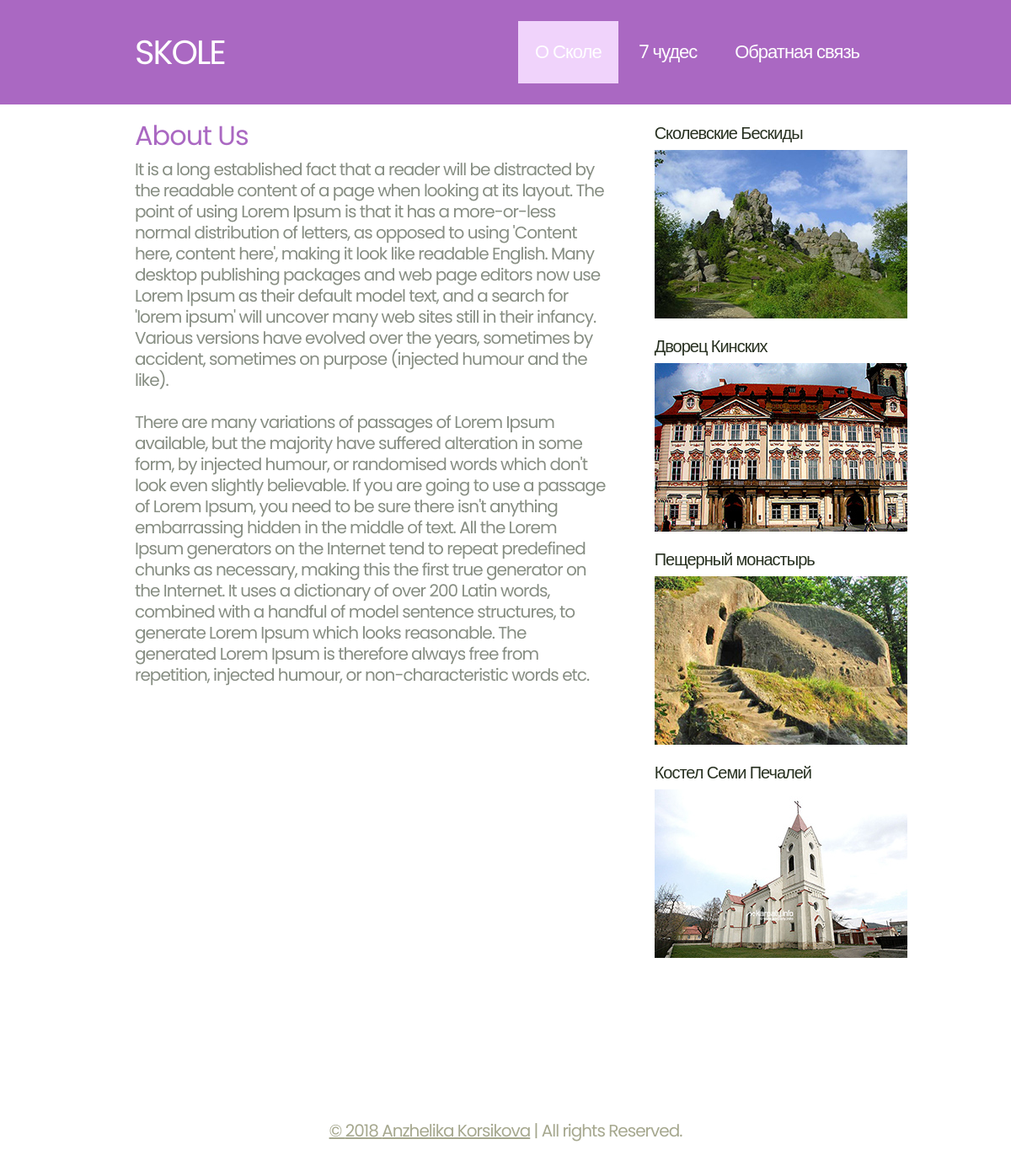
The page /about-us.php on the database its author committed.
### tables this page shows
CREATE TABLE IF NOT EXISTS `mp_pages` (
  `page_id` int(11) NOT NULL AUTO_INCREMENT,
  `page_title` varchar(255) NOT NULL,
  `page_desc` text,
  `meta_keywords` varchar(255) DEFAULT NULL,
  `meta_desc` varchar(255) DEFAULT NULL,
  `sort_order` int(11) NOT NULL DEFAULT '0',
  `parent` varchar(255) NOT NULL DEFAULT '0',
  `status` enum('A','I') NOT NULL DEFAULT 'A',
  `page_alias` varchar(255) DEFAULT NULL,
  PRIMARY KEY (`page_id`),
  UNIQUE KEY `page_name` (`page_alias`)
);

### libs/config.php (called while the page is built, shortened)
<?php
require_once("common_functions.php");
$currentPage = pathinfo($_SERVER['PHP_SELF'], PATHINFO_FILENAME);
?>

### libs/common_functions.php (called while the page is built, shortened)
<?php
function getPageDetailsByName($pageAlias) {
    global $DB;
    $rs = array();
    $sql = "SELECT * FROM " . TABLE_PAGES . " WHERE 1 AND page_alias = :pname";
    try {
        $stmt = $DB->prepare($sql);
        $stmt->bindValue(":pname", $pageAlias);
        $stmt->execute();
        $results = $stmt->fetchAll();
    } catch (Exception $ex) {
        echo errorMessage($ex->getMessage());
    }
    if (count($results) > 0) {
       $rs =  $results[0];
    }
    return $rs;
}
?>

### about-us.php (the view)
<?php
require("libs/config.php");
$pageDetails = getPageDetailsByName($currentPage);
include("header.php");
?>
<div class="row main-row">
    <div class="8u">
        <section class="left-content">
            <h2><?php echo stripslashes($pageDetails["page_title"]); ?></h2>
            <?php echo stripslashes($pageDetails["page_desc"]); ?>
        </section>
    </div>
	<?php include("sidebar.php"); ?>
</div>
<?php
include("footer.php");
?>

### css/style.css (style rules this page uses)
*,*:before,*:after { -moz-box-sizing:content-box;-webkit-box-sizing:content-box;-o-box-sizing:content-box;-ms-box-sizing:content-box;box-sizing:content-box }
body { font-size: 15pt; font-family: sans-serif; background-color: white; font-family: 'Poppins', sans-serif; color: #878e83; letter-spacing: -1px; }
h1,h2,h3,h4 { color: #aa68c2; font-weight: normal; }
h2 { font-size: 1.6em; letter-spacing: -1px; margin-bottom: 0.5em; }

### css/style-desktop.css (style rules this page uses)
body { min-width: 1200px; }
section, article { margin: 0 0 20px 0; }
section:last-child, article:last-child { margin-bottom: 0; }
section.left-content { padding-left: 40px; padding-right: 30px; line-height:25px; }

### css/style-1000px.css (style rules this page uses)
body { min-width: 960px; }

### rows shown on the page
mp_pages: page_title "About Us", page_desc "It is a long established fact that a reader will be distracted by the readable content of a page when looking at its layout. The point of using Lorem Ipsum is that it has a more-or-less normal distribution of letters, as opposed to using 'Content here, content here', making it look like readable English. Many desktop publishing packages and web page editors now use Lorem Ipsum as their default model text, and a search for 'lorem ipsum' will uncover many web sites still in their infancy. Various versions have evolved over the years, sometimes by accident, sometimes on purpose (injected humour and the like). There are many variations of passages of Lorem Ipsum available, but the majority have…"
